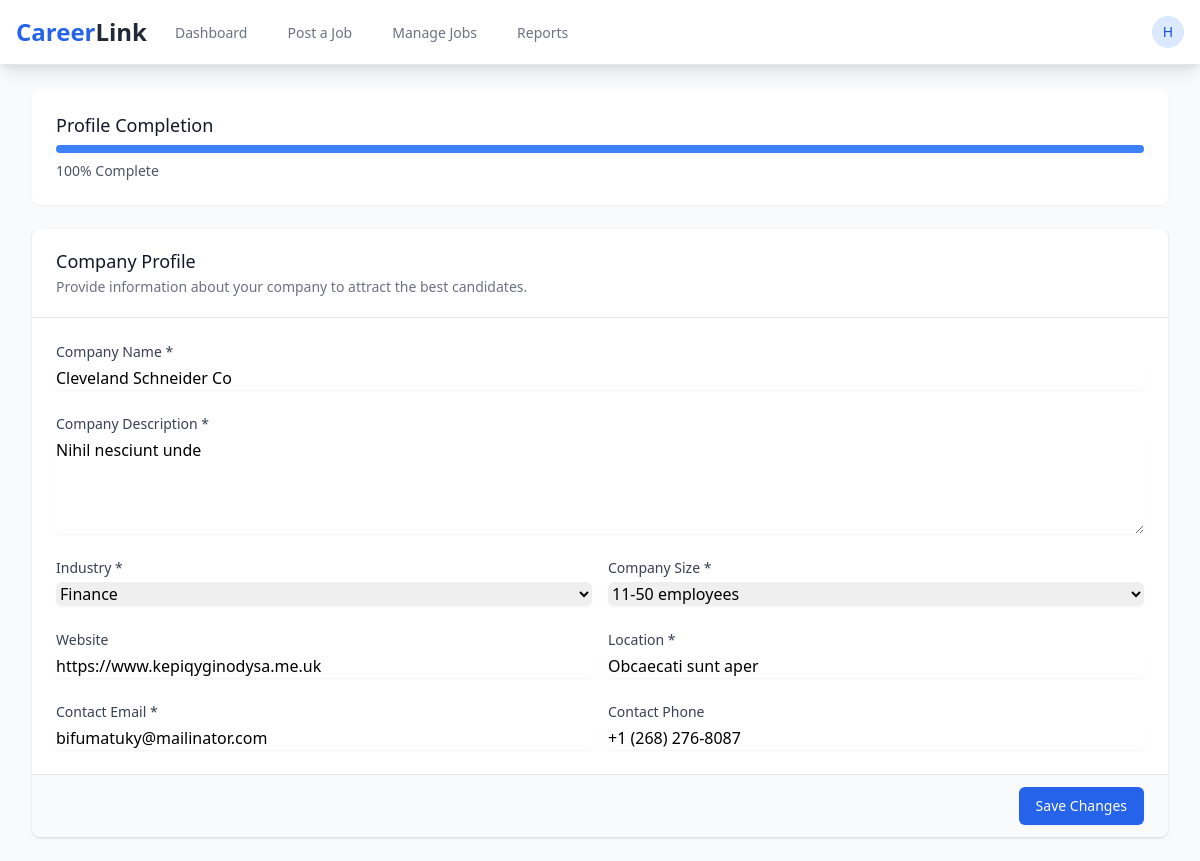
The page /employer_profile.php (signed in) on the database its author committed.
### tables this page shows
CREATE TABLE `employer_profiles` (
  `id` int(11) NOT NULL,
  `user_id` int(11) NOT NULL,
  `company_name` varchar(100) DEFAULT NULL,
  `company_description` text DEFAULT NULL,
  `industry` varchar(100) DEFAULT NULL,
  `company_size` varchar(50) DEFAULT NULL,
  `website` varchar(255) DEFAULT NULL,
  `location` varchar(255) DEFAULT NULL,
  `contact_email` varchar(255) DEFAULT NULL,
  `contact_phone` varchar(20) DEFAULT NULL,
  `created_at` timestamp NOT NULL DEFAULT current_timestamp(),
  `updated_at` timestamp NOT NULL DEFAULT current_timestamp() ON UPDATE current_timestamp()
);

### employer_profile.php (the view, shortened to what this page needs)
<?php
require_once 'includes/header.php';
$db_host = 'localhost';
$db_user = 'root';
$db_pass = '';
$db_name = 'career_link';
$conn = mysqli_connect($db_host, $db_user, $db_pass, $db_name);
$query = "SELECT * FROM employer_profiles WHERE user_id = ?";
$stmt = mysqli_prepare($conn, $query);
mysqli_stmt_bind_param($stmt, "i", $_SESSION['user_id']);
mysqli_stmt_execute($stmt);
$profile = mysqli_fetch_assoc(mysqli_stmt_get_result($stmt));
$required_fields = ['company_name', 'company_description', 'industry', 'company_size', 'location', 'contact_email'];
$filled_fields = 0;
foreach ($required_fields as $field) {
    if (!empty($profile[$field])) {
        $filled_fields++;
    }
}
$profile_completion = ($filled_fields / count($required_fields)) * 100;
?>
<div class="max-w-7xl mx-auto py-6 sm:px-6 lg:px-8">
    <div class="bg-white shadow-sm rounded-lg mb-6">
        <div class="px-4 py-5 sm:p-6">
            <h3 class="text-lg leading-6 font-medium text-gray-900">Profile Completion</h3>
            <div class="mt-2">
                <div class="relative">
                    <div class="overflow-hidden h-2 text-xs flex rounded bg-gray-200">
                        <div style="width:<?php echo $profile_completion; ?>%"
                             class="shadow-none flex flex-col text-center whitespace-nowrap text-white justify-center bg-blue-500">
                        </div>
                    </div>
                </div>
                <p class="mt-2 text-sm text-gray-600">
                    <?php echo round($profile_completion); ?>% Complete
                </p>
            </div>
        </div>
    </div>
    <div class="bg-white shadow overflow-hidden sm:rounded-lg">
        <div class="px-4 py-5 sm:px-6">
            <h3 class="text-lg leading-6 font-medium text-gray-900">Company Profile</h3>
            <p class="mt-1 max-w-2xl text-sm text-gray-500">
                Provide information about your company to attract the best candidates.
            </p>
        </div>
        <div class="border-t border-gray-200">
            <form method="POST" class="divide-y divide-gray-200">
                <div class="px-4 py-5 sm:p-6">
                    <div class="grid grid-cols-1 gap-y-6 gap-x-4 sm:grid-cols-2">
                        <div class="sm:col-span-2">
                            <label for="company_name" class="block text-sm font-medium text-gray-700">Company Name *</label>
                            <input type="text" name="company_name" id="company_name" required
                                value="<?php echo htmlspecialchars($profile['company_name'] ?? ''); ?>"
                                class="mt-1 block w-full rounded-md border-gray-300 shadow-sm focus:border-blue-500 focus:ring-blue-500">
                        </div>
                        <div class="sm:col-span-2">
                            <label for="company_description" class="block text-sm font-medium text-gray-700">Company Description *</label>
                            <textarea name="company_description" id="company_description" rows="4" required
                                class="mt-1 block w-full rounded-md border-gray-300 shadow-sm focus:border-blue-500 focus:ring-blue-500"
                                placeholder="Tell potential candidates about your company..."
                            ><?php echo htmlspecialchars($profile['company_description'] ?? ''); ?></textarea>
                        </div>
                        <div>
                            <label for="industry" class="block text-sm font-medium text-gray-700">Industry *</label>
                            <select name="industry" id="industry" required
                                class="mt-1 block w-full rounded-md border-gray-300 shadow-sm focus:border-blue-500 focus:ring-blue-500">
                                <option value="finance" <?php echo ($profile['industry'] ?? '') == 'finance' ? 'selected' : ''; ?>>Finance</option>
                            </select>
                        </div>
                        <div>
                            <label for="company_size" class="block text-sm font-medium text-gray-700">Company Size *</label>
                            <select name="company_size" id="company_size" required
                                class="mt-1 block w-full rounded-md border-gray-300 shadow-sm focus:border-blue-500 focus:ring-blue-500">
                                <option value="11-50" <?php echo ($profile['company_size'] ?? '') == '11-50' ? 'selected' : ''; ?>>11-50 employees</option>
                            </select>
                        </div>
                        <div>
                            <label for="website" class="block text-sm font-medium text-gray-700">Website</label>
                            <input type="url" name="website" id="website"
                                value="<?php echo htmlspecialchars($profile['website'] ?? ''); ?>"
                                class="mt-1 block w-full rounded-md border-gray-300 shadow-sm focus:border-blue-500 focus:ring-blue-500"
                                placeholder="https://www.example.com">
                        </div>
                        <div>
                            <label for="location" class="block text-sm font-medium text-gray-700">Location *</label>
                            <input type="text" name="location" id="location" required
                                value="<?php echo htmlspecialchars($profile['location'] ?? ''); ?>"
                                class="mt-1 block w-full rounded-md border-gray-300 shadow-sm focus:border-blue-500 focus:ring-blue-500"
                                placeholder="City, Country">
                        </div>
                        <div>
                            <label for="contact_email" class="block text-sm font-medium text-gray-700">Contact Email *</label>
                            <input type="email" name="contact_email" id="contact_email" required
                                value="<?php echo htmlspecialchars($profile['contact_email'] ?? ''); ?>"
                                class="mt-1 block w-full rounded-md border-gray-300 shadow-sm focus:border-blue-500 focus:ring-blue-500">
                        </div>
                        <div>
                            <label for="contact_phone" class="block text-sm font-medium text-gray-700">Contact Phone</label>
                            <input type="tel" name="contact_phone" id="contact_phone"
                                value="<?php echo htmlspecialchars($profile['contact_phone'] ?? ''); ?>"
                                class="mt-1 block w-full rounded-md border-gray-300 shadow-sm focus:border-blue-500 focus:ring-blue-500">
                        </div>
                    </div>
                </div>
                <div class="px-4 py-3 bg-gray-50 text-right sm:px-6">
                    <button type="submit"
                        class="inline-flex justify-center py-2 px-4 border border-transparent shadow-sm text-sm font-medium rounded-md text-white bg-blue-600 hover:bg-blue-700 focus:outline-none focus:ring-2 focus:ring-offset-2 focus:ring-blue-500">
                        Save Changes
                    </button>
                </div>
            </form>
        </div>
    </div>
</div>

### rows shown on the page
employer_profiles: company_name "Cleveland Schneider Co", company_description "Nihil nesciunt unde", industry "Finance", company_size "11-50 employees", website "https://www.kepiqyginodysa.me.uk", location "Obcaecati sunt aper", contact_email "bifumatuky@mailinator.com", contact_phone "+1 (268) 276-8087"

### other values the page prints
substr($_SESSION['username'], 0, 1) "H"
$profile_completion "100"
